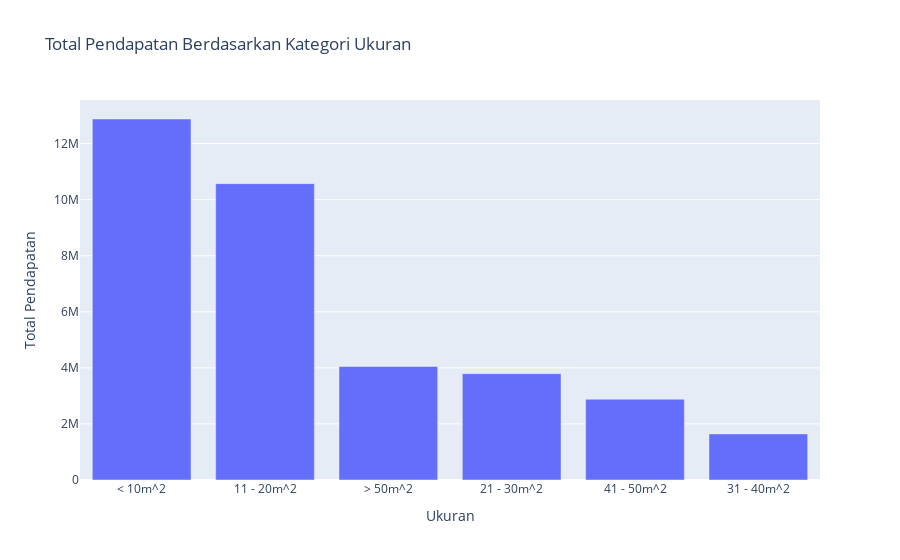

This figure's notebook cell:
### Code cell
fig = px.bar(pendapatan_berdasarkan_kategori_ukuran, x="ukuran", y="total_pendapatan", title="Total Pendapatan Berdasarkan Kategori Ukuran")
fig.update_xaxes(title="Ukuran")
fig.update_yaxes(title="Total Pendapatan")
fig.show()

### Figure 1 — Plotly figure (JSON) as saved in the notebook; plotly's stock layout.template omitted (floating-point values rounded to 4 significant figures)
{"data": [{"alignmentgroup": "True", "hovertemplate": "ukuran=%{x}<br>total_pendapatan=%{y}<extra></extra>", "legendgroup": "", "marker": {"color": "#636efa", "pattern": {"shape": ""}}, "name": "", "offsetgroup": "", "orientation": "v", "showlegend": false, "textposition": "auto", "type": "bar", "x": ["< 10m^2", "11 - 20m^2", "> 50m^2", "21 - 30m^2", "41 - 50m^2", "31 - 40m^2"], "xaxis": "x", "y": [12876750, 10571000, 4048000, 3794000, 2880000, 1644000], "yaxis": "y"}], "layout": {"barmode": "relative", "legend": {"tracegroupgap": 0}, "title": {"text": "Total Pendapatan Berdasarkan Kategori Ukuran"}, "xaxis": {"anchor": "y", "domain": [0, 1], "title": {"text": "Ukuran"}}, "yaxis": {"anchor": "x", "domain": [0, 1], "title": {"text": "Total Pendapatan"}}}}
